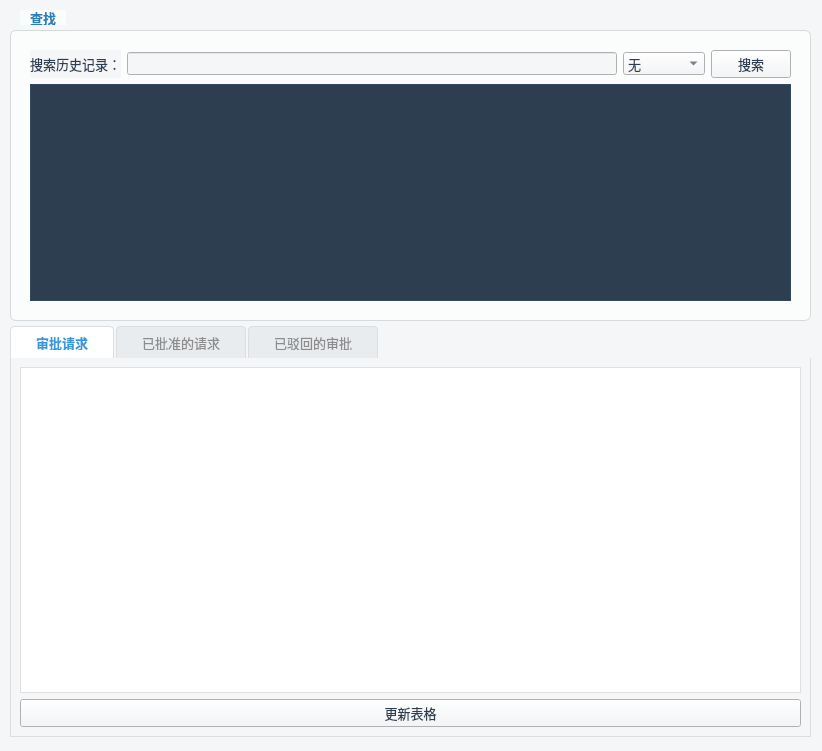
<?xml version="1.0" encoding="UTF-8"?>
<ui version="4.0">
 <class>DeclarationManagement</class>
 <widget class="QWidget" name="DeclarationManagement">
  <property name="geometry">
   <rect>
    <x>0</x>
    <y>0</y>
    <width>822</width>
    <height>751</height>
   </rect>
  </property>
  <property name="windowTitle">
   <string>审批中心</string>
  </property>
  <property name="styleSheet">
   <string notr="true">QWidget {
    font-family: &quot;Microsoft YaHei&quot;, &quot;Segoe UI&quot;, &quot;Helvetica Neue&quot;, Arial, sans-serif;
    font-size: 10pt;
    color: #2c3e50;
    background-color: #f4f6f8;
}</string>
  </property>
  <widget class="QTabWidget" name="tabWidget">
   <property name="geometry">
    <rect>
     <x>10</x>
     <y>326</y>
     <width>801</width>
     <height>411</height>
    </rect>
   </property>
   <property name="styleSheet">
    <string notr="true">QTabWidget::pane {
    border: 1px solid #dcdde1;
    border-top: none; /* 顶部边框由TabBar处理 */
    background-color: white;
}

/* Tab 栏 */
QTabBar::tab {
    background-color: #e9ecef;
    color: #8c8c8c;
    border: 1px solid #dcdde1;
    border-bottom: none; /* 底部边框在选中时处理 */
    padding: 8px 25px;
    margin-right: 2px;
    border-top-left-radius: 4px;
    border-top-right-radius: 4px;
}

/* Tab 鼠标悬浮 */
QTabBar::tab:hover {
    background-color: #f0f2f5;
    color: #3498db;
}

/* Tab 选中状态 */
QTabBar::tab:selected {
    background-color: white; /* 与Tab页内容区融为一体 */
    color: #3498db;
    font-weight: bold;
    border-color: #dcdde1;
    border-bottom-color: white; /* 关键：隐藏底部边框，实现连接效果 */
}</string>
   </property>
   <property name="currentIndex">
    <number>0</number>
   </property>
   <widget class="QWidget" name="tab">
    <attribute name="title">
     <string>审批请求</string>
    </attribute>
    <layout class="QGridLayout" name="gridLayout_3">
     <item row="0" column="0">
      <widget class="QTableWidget" name="tableWidget">
       <property name="styleSheet">
        <string notr="true">QTableWidget {
    background-color: white;
    border: 1px solid #e0e0e0;
    color: #333333;
    gridline-color: #f0f0f0;
    alternate-background-color: #f9f9f9;
}

/* 表头样式 */
QTableWidget QHeaderView::section {
    background-color: #16a085; /* 专业、沉稳的翠绿色 */
    color: white;
    padding: 8px;
    border: none;
    border-right: 1px solid #1abc9c; /* 亮一点的绿色作为分隔 */
    font-weight: bold;
}

/* 最后一个表头单元格无右边框 */
QTableWidget QHeaderView::section:last {
    border-right: none;
}

/* 单元格样式 */
QTableWidget::item {
    border: none;
    padding: 1px;
}

/* 选中单元格样式 */
QTableWidget::item:selected {
    background-color: #d4efdf; /* 非常浅的绿色 */
    color: #135c4c; /* 深绿色文字 */
}</string>
       </property>
      </widget>
     </item>
     <item row="1" column="0">
      <widget class="QPushButton" name="btnUpdateTable">
       <property name="text">
        <string>更新表格</string>
       </property>
      </widget>
     </item>
    </layout>
   </widget>
   <widget class="QWidget" name="tab_2">
    <attribute name="title">
     <string>已批准的请求</string>
    </attribute>
    <layout class="QGridLayout" name="gridLayout_4">
     <item row="0" column="0">
      <widget class="QTableWidget" name="tableWidgetPass">
       <property name="styleSheet">
        <string notr="true">QTableWidget {
    background-color: white;
    border: 1px solid #e0e0e0;
    color: #333333;
    gridline-color: #f0f0f0;
    alternate-background-color: #f9f9f9;
}

/* 表头样式 */
QTableWidget QHeaderView::section {
    background-color: #16a085; /* 专业、沉稳的翠绿色 */
    color: white;
    padding: 8px;
    border: none;
    border-right: 1px solid #1abc9c; /* 亮一点的绿色作为分隔 */
    font-weight: bold;
}

/* 最后一个表头单元格无右边框 */
QTableWidget QHeaderView::section:last {
    border-right: none;
}

/* 单元格样式 */
QTableWidget::item {
    border: none;
    padding: 1px;
}

/* 选中单元格样式 */
QTableWidget::item:selected {
    background-color: #d4efdf; /* 非常浅的绿色 */
    color: #135c4c; /* 深绿色文字 */
}

/* ============================ 新增: 表格专属滚动条 ============================ */

/* 垂直滚动条 */
QTableWidget QScrollBar:vertical {
    border: none;
    background: #f9f9f9; /* 与隔行色一致 */
    width: 9px;
    margin: 0px 0 0px 0;
}

QTableWidget QScrollBar::handle:vertical {
    background-color: #16a085; /* 与表头颜色一致 */
    min-height: 25px;
    border-radius: 4px;
}

QTableWidget QScrollBar::handle:vertical:hover {
    background-color: #1abc9c; /* 悬浮时变亮 */
}

QTableWidget QScrollBar::add-line:vertical, QTableWidget QScrollBar::sub-line:vertical {
    height: 0px; /* 隐藏箭头 */
}

QTableWidget QScrollBar::add-page:vertical, QTableWidget QScrollBar::sub-page:vertical {
    background: none;
}


/* 水平滚动条 */
QTableWidget QScrollBar:horizontal {
    border: none;
    background: #f9f9f9;
    height: 9px;
    margin: 0 0px 0 0px;
}

QTableWidget QScrollBar::handle:horizontal {
    background-color: #16a085;
    min-width: 25px;
    border-radius: 4px;
}

QTableWidget QScrollBar::handle:horizontal:hover {
    background-color: #1abc9c;
}

QTableWidget QScrollBar::add-line:horizontal, QTableWidget QScrollBar::sub-line:horizontal {
    width: 0px; /* 隐藏箭头 */
}

QTableWidget QScrollBar::add-page:horizontal, QTableWidget QScrollBar::sub-page:horizontal {
    background: none;
}
</string>
       </property>
      </widget>
     </item>
    </layout>
   </widget>
   <widget class="QWidget" name="tab_3">
    <attribute name="title">
     <string>已驳回的审批</string>
    </attribute>
    <layout class="QGridLayout" name="gridLayout_2">
     <item row="0" column="0">
      <widget class="QTableWidget" name="tableWidgetRejected">
       <property name="styleSheet">
        <string notr="true">QTableWidget {
    background-color: white;
    border: 1px solid #e0e0e0;
    color: #333333;
    gridline-color: #f0f0f0;
    alternate-background-color: #f9f9f9;
}

/* 表头样式 */
QTableWidget QHeaderView::section {
    background-color: #16a085; /* 专业、沉稳的翠绿色 */
    color: white;
    padding: 8px;
    border: none;
    border-right: 1px solid #1abc9c; /* 亮一点的绿色作为分隔 */
    font-weight: bold;
}

/* 最后一个表头单元格无右边框 */
QTableWidget QHeaderView::section:last {
    border-right: none;
}

/* 单元格样式 */
QTableWidget::item {
    border: none;
    padding: 1px;
}

/* 选中单元格样式 */
QTableWidget::item:selected {
    background-color: #d4efdf; /* 非常浅的绿色 */
    color: #135c4c; /* 深绿色文字 */
}</string>
       </property>
      </widget>
     </item>
    </layout>
   </widget>
  </widget>
  <widget class="QGroupBox" name="groupBox">
   <property name="geometry">
    <rect>
     <x>10</x>
     <y>10</y>
     <width>801</width>
     <height>311</height>
    </rect>
   </property>
   <property name="styleSheet">
    <string notr="true">/* GroupBox Styling */
QGroupBox {
    background-color: #FBFCFC; /* Very light background for distinction */
    border: 1px solid #D5DBDB;
    border-radius: 6px;
    padding: 10px;
    margin-top: 20px; /* Space for the title */
    font-weight: bold;
}

QGroupBox::title {
    subcontrol-origin: margin;
    subcontrol-position: top left;
    padding: 0 8px 0 8px;
    margin-left: 10px;
    background-color: #FBFCFC; /* Match groupbox background */
    color: #2980B9; /* Professional blue for titles */
    font-size: 11pt;
}</string>
   </property>
   <property name="title">
    <string>查找</string>
   </property>
   <layout class="QGridLayout" name="gridLayout">
    <item row="0" column="0">
     <widget class="QLabel" name="label">
      <property name="text">
       <string>搜索历史记录：</string>
      </property>
     </widget>
    </item>
    <item row="0" column="1">
     <widget class="QLineEdit" name="lineEditSearch"/>
    </item>
    <item row="0" column="2">
     <widget class="QComboBox" name="comboBoxDeclarationType">
      <item>
       <property name="text">
        <string>无</string>
       </property>
      </item>
      <item>
       <property name="text">
        <string>财务申报</string>
       </property>
      </item>
      <item>
       <property name="text">
        <string>立项申报</string>
       </property>
      </item>
      <item>
       <property name="text">
        <string>休假申报</string>
       </property>
      </item>
     </widget>
    </item>
    <item row="0" column="3">
     <widget class="QPushButton" name="btnSearch">
      <property name="text">
       <string>搜索</string>
      </property>
     </widget>
    </item>
    <item row="1" column="0" colspan="4">
     <widget class="QTableWidget" name="tableWidgetSearch">
      <property name="styleSheet">
       <string notr="true">QTableWidget {
    background-color: #2c3e50; /* 深蓝灰色背景 */
    border: 1px solid #34495e;
    color: #ecf0f1; /* 亮灰色文字 */
    gridline-color: #34495e; /* 网格线颜色 */
    alternate-background-color: #34495e; /* 隔行变色 */
}

/* 表头样式 */
QTableWidget QHeaderView::section {
    background-color: #34495e;
    color: #ecf0f1;
    padding: 8px;
    border: none;
    border-bottom: 2px solid #3498db; /* 蓝色底边框作为点缀 */
    font-weight: bold;
    text-transform: uppercase; /* 字母大写，更显专业 */
}

/* 单元格样式 */
QTableWidget::item {
    border-bottom: 1px solid #34495e;
    padding: 5px;
}

/* 选中单元格样式 */
QTableWidget::item:selected {
    background-color: #3498db; /* 选中时使用主题蓝色 */
    color: white;
}

/* 表格专属滚动条 */
QTableWidget QScrollBar:vertical {
    border: none;
    background: transparent;
    width: 10px;
    margin: 12px 0 12px 0;
}

QTableWidget QScrollBar::handle:vertical {
    background-color: #3498db;
    min-height: 25px;
    border-radius: 5px;
}

QTableWidget QScrollBar::handle:vertical:hover {
    background-color: #5dade2;
}

QTableWidget QScrollBar::add-line:vertical, QTableWidget#darkKnightTable QScrollBar::sub-line:vertical {
    height: 0px;
}

QTableWidget QScrollBar::add-page:vertical, QTableWidget#darkKnightTable QScrollBar::sub-page:vertical {
    background: none;
}

QTableWidget QScrollBar:horizontal {
    border: none;
    background: transparent;
    height: 10px;
    margin: 0 12px 0 12px;
}

QTableWidget QScrollBar::handle:horizontal {
    background-color: #3498db;
    min-width: 25px;
    border-radius: 5px;
}

QTableWidget QScrollBar::handle:horizontal:hover {
    background-color: #5dade2;
}

QTableWidget QScrollBar::add-line:horizontal, QTableWidget#darkKnightTable QScrollBar::sub-line:horizontal {
    width: 0px;
}

QTableWidget QScrollBar::add-page:horizontal, QTableWidget#darkKnightTable QScrollBar::sub-page:horizontal {
    background: none;
}
</string>
      </property>
     </widget>
    </item>
   </layout>
  </widget>
 </widget>
 <resources/>
 <connections/>
</ui>
